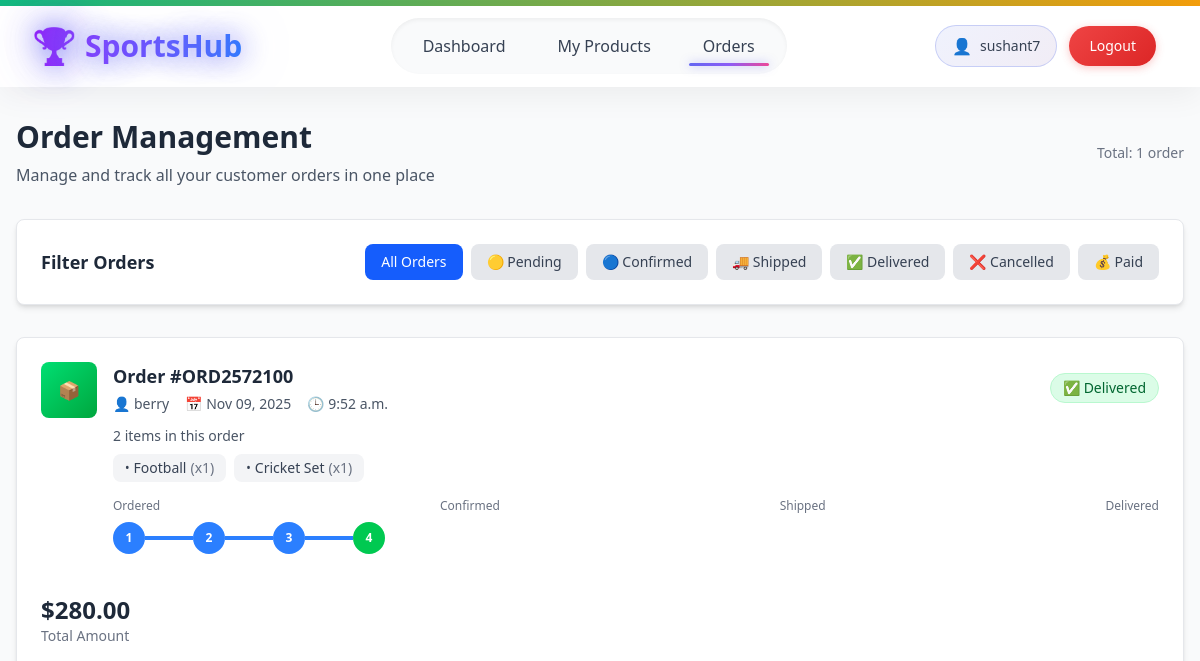
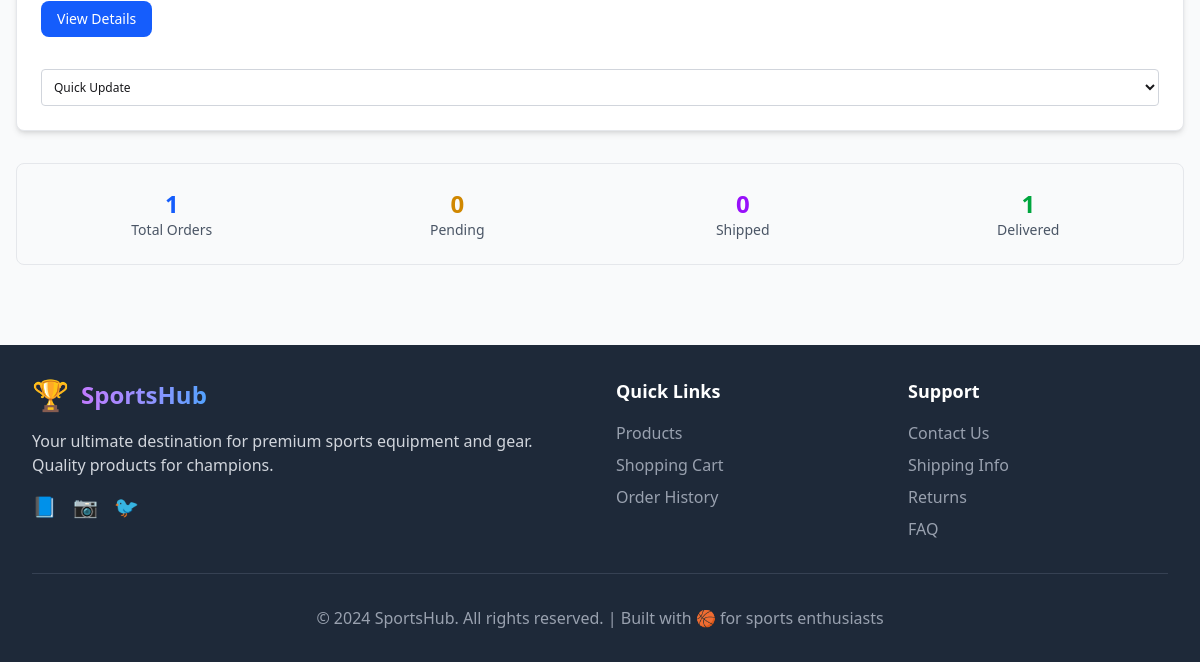
Before: /seller/orders/ (signed in) with the older database file (2 pictures, top to bottom).
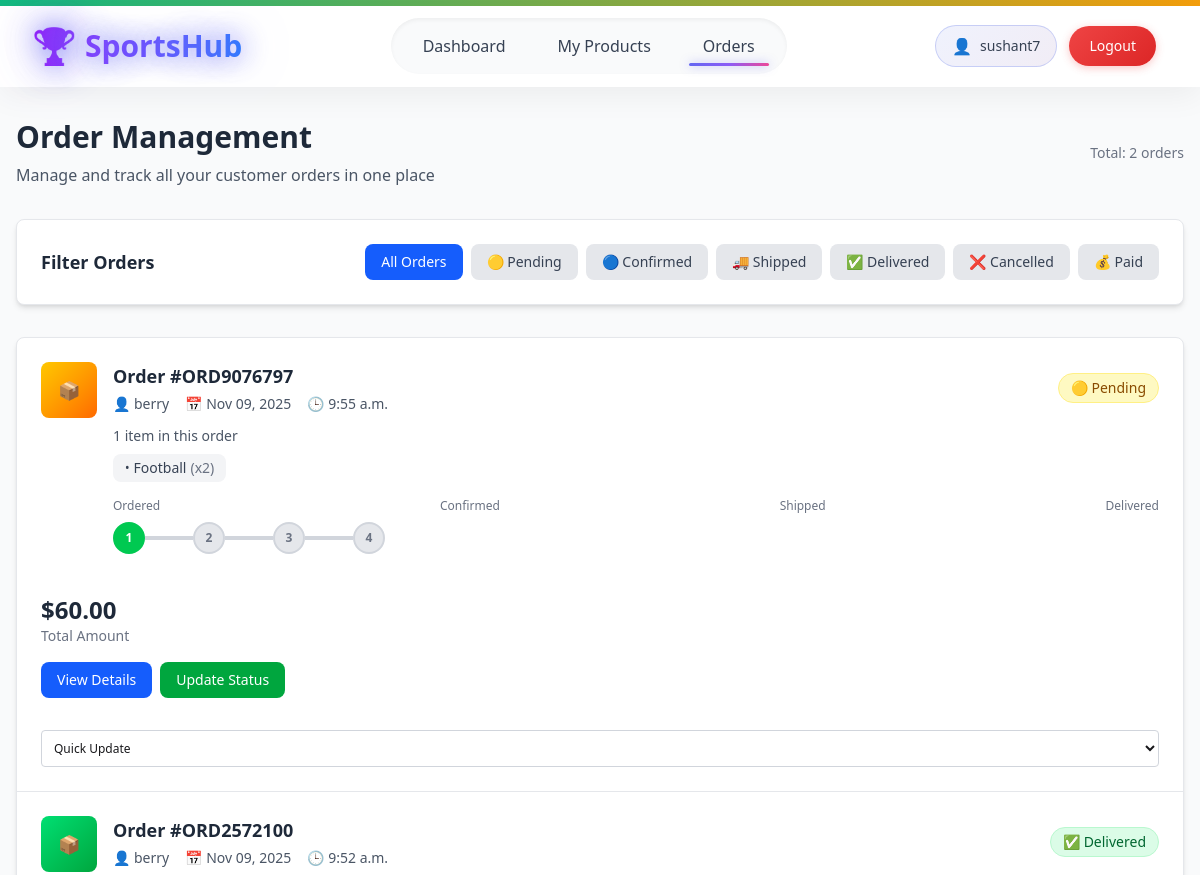
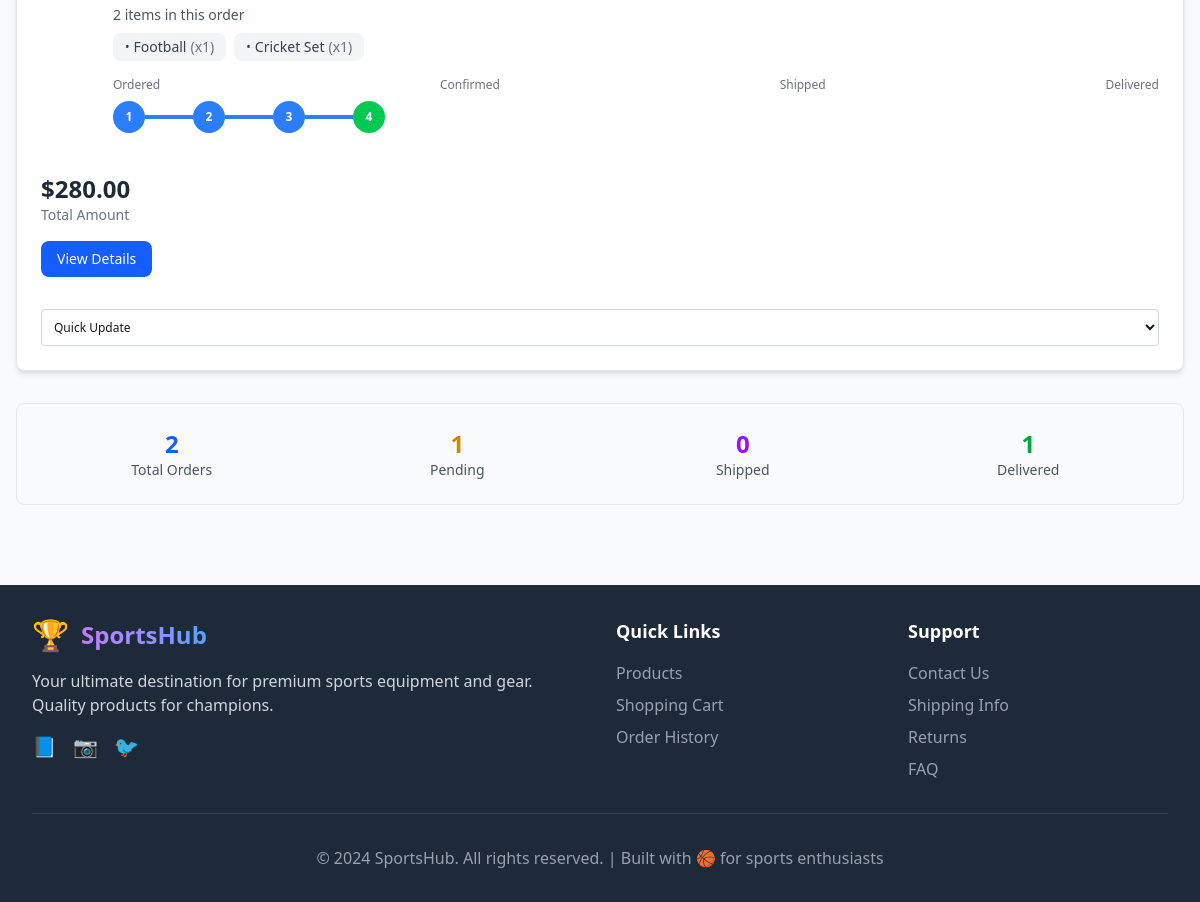
After: the same page with the newer database file (2 pictures, top to bottom).
### shop/models.py (models this page shows, shortened)
class Order(models.Model):
    STATUS_CHOICES = [
        ('pending', '🟡 Pending'),
        ('confirmed', '🔵 Confirmed'),
        ('shipped', '🚚 Shipped'),
        ('delivered', '✅ Delivered'),
        ('cancelled', '❌ Cancelled'),
        ('paid', '💰 Paid'),
    ]
    STATUS_PROGRESSION = ['pending', 'confirmed', 'shipped', 'delivered']
    order_number = models.CharField(max_length=20, unique=True)
    customer = models.ForeignKey(User, on_delete=models.CASCADE, related_name='orders')
    seller = models.ForeignKey(User, on_delete=models.CASCADE, related_name='seller_orders')
    total_amount = models.DecimalField(max_digits=10, decimal_places=2)
    status = models.CharField(max_length=20, choices=STATUS_CHOICES, default='pending')
    shipping_address = models.TextField()
    customer_phone = models.CharField(max_length=15)
    stripe_session_id = models.CharField(max_length=255, blank=True, null=True)  # Add this field
    created_at = models.DateTimeField(auto_now_add=True)
    updated_at = models.DateTimeField(auto_now=True)
    @property
    def status_index(self):
        try:
            return self.STATUS_PROGRESSION.index(self.status)
        except ValueError:
            return -1  # For cancelled status

class OrderItem(models.Model):
    order = models.ForeignKey(Order, related_name='items', on_delete=models.CASCADE)
    product = models.ForeignKey(Product, on_delete=models.CASCADE,related_name='order_items')
    quantity = models.PositiveIntegerField(default=1)
    price = models.DecimalField(max_digits=10, decimal_places=2)  # Price at time of order

class Product(models.Model):
    name = models.CharField(max_length=200)
    description = models.TextField()
    price = models.DecimalField(max_digits=10, decimal_places=2)
    image = models.ImageField(upload_to='products/')
    seller = models.ForeignKey(User, on_delete=models.CASCADE)
    stock_quantity = models.PositiveIntegerField(default=0)
    is_active = models.BooleanField(default=True)
    created_at = models.DateTimeField(auto_now_add=True)

### accounts/models.py (models this page shows, shortened)
class CustomUser(AbstractUser):
    class Roles(models.TextChoices):
        BUYER = "buyer", "Buyer"
        SELLER = "seller", "Seller"
    address = models.CharField(max_length=255, null=True, blank=True)
    phone_number = models.CharField(max_length=10, null=True, blank=True)
    profile_pic = models.ImageField(upload_to="profile_pics", null=True, blank=True)
    role = models.CharField(
        max_length=20,
        choices=Roles.choices,
        default=Roles.BUYER,
    )
    def is_buyer(self):
        return self.role == self.Roles.BUYER
    def is_seller(self):
        return self.role == self.Roles.SELLER

### shop/views.py (the view)
# urls.py: path('orders/', views.order_list, name='order_list'),
@login_required
def order_list(request):
    if not request.user.is_seller():
        messages.error(request, "Access denied. Seller account required.")
        return redirect('accounts:retail_admin_login')
    orders = Order.objects.filter(seller=request.user).order_by('-created_at')
    status_filter = request.GET.get('status')
    if status_filter:
        orders = orders.filter(status=status_filter)
    all_orders = Order.objects.filter(seller=request.user)
    status_counts = {
        'pending': all_orders.filter(status='pending').count(),
        'confirmed': all_orders.filter(status='confirmed').count(),
        'shipped': all_orders.filter(status='shipped').count(),
        'delivered': all_orders.filter(status='delivered').count(),
        'cancelled': all_orders.filter(status='cancelled').count(),
    }
    context = {
        'orders': orders,
        'status_filter': status_filter,
        'status_choices': Order.STATUS_CHOICES,
        'pending_count': status_counts['pending'],
        'confirmed_count': status_counts['confirmed'],
        'shipped_count': status_counts['shipped'],
        'delivered_count': status_counts['delivered'],
        'cancelled_count': status_counts['cancelled'],
    }
    return render(request, 'shop/order_list.html', context)

### shop/templates/shop/order_list.html (shortened to what the changed rows need)
{% extends 'base.html' %}
{% block content %}
<div class="max-w-7xl mx-auto px-4 py-8">
    <div class="flex flex-col lg:flex-row lg:items-center lg:justify-between mb-8">
        <div>
            <h1 class="text-3xl font-bold text-gray-800 mb-2">Order Management</h1>
        </div>
        <div class="mt-4 lg:mt-0">
            <div class="flex items-center space-x-4">
                <span class="text-sm text-gray-500">Total: {{ orders.count }} order{{ orders.count|pluralize }}</span>
            </div>
        </div>
    </div>
    <div class="bg-white p-6 rounded-lg shadow-md border border-gray-200 mb-8">
        <div class="flex flex-col sm:flex-row sm:items-center sm:justify-between gap-4">
            <h2 class="text-lg font-semibold text-gray-800">Filter Orders</h2>
            <div class="flex flex-wrap gap-2">
                <a href="{% url 'shop:order_list' %}"
                   class="px-4 py-2 rounded-lg text-sm font-medium transition-all duration-300
                          {% if not status_filter %}bg-blue-600 text-white{% else %}bg-gray-200 text-gray-700 hover:bg-gray-300{% endif %}">
                    All Orders
                </a>
                {% for status_value, status_display in status_choices %}
                <a href="{% url 'shop:order_list' %}?status={{ status_value }}"
                   class="px-4 py-2 rounded-lg text-sm font-medium transition-all duration-300
                          {% if status_filter == status_value %}bg-blue-600 text-white{% else %}bg-gray-200 text-gray-700 hover:bg-gray-300{% endif %}">
                    {{ status_display }}
                </a>
                {% endfor %}
            </div>
        </div>
    </div>
    <div class="bg-white rounded-lg shadow-md border border-gray-200 overflow-hidden">
        {% if orders %}
        <div class="divide-y divide-gray-200">
            {% for order in orders %}
            <div class="p-6 hover:bg-gray-50 transition-all duration-300">
                <div class="flex flex-col xl:flex-row xl:items-center xl:justify-between gap-6">
                    <div class="flex-1">
                        <div class="flex items-start space-x-4">
                            <div class="flex-shrink-0">
                                <div class="w-14 h-14 bg-gradient-to-br
                                    {% if order.status == 'pending' %}from-yellow-400 to-orange-500
                                    {% elif order.status == 'confirmed' %}from-blue-400 to-blue-600
                                    {% elif order.status == 'shipped' %}from-purple-400 to-purple-600
                                    {% elif order.status == 'delivered' %}from-green-400 to-green-600
                                    {% else %}from-red-400 to-red-600{% endif %}
                                    rounded-lg flex items-center justify-center text-white font-bold">
                                    <span class="text-lg">📦</span>
                                </div>
                            </div>
                            <div class="flex-1">
                                <div class="flex flex-col sm:flex-row sm:items-center sm:justify-between mb-3">
                                    <div>
                                        <h3 class="text-lg font-semibold text-gray-800 mb-1">
                                            Order #{{ order.order_number }}
                                        </h3>
                                        <div class="flex items-center space-x-4 text-sm text-gray-600">
                                            <span class="flex items-center space-x-1">
                                                <span>👤</span>
                                                <span>{{ order.customer.username }}</span>
                                            </span>
                                            <span class="flex items-center space-x-1">
                                                <span>📅</span>
                                                <span>{{ order.created_at|date:"M d, Y" }}</span>
                                            </span>
                                            <span class="flex items-center space-x-1">
                                                <span>🕒</span>
                                                <span>{{ order.created_at|time }}</span>
                                            </span>
                                        </div>
                                    </div>
                                    <div class="mt-2 sm:mt-0">
                                        <span class="inline-flex items-center px-3 py-1 rounded-full text-sm font-medium
                                            {% if order.status == 'pending' %}bg-yellow-100 text-yellow-800 border border-yellow-200
                                            {% elif order.status == 'confirmed' %}bg-blue-100 text-blue-800 border border-blue-200
                                            {% elif order.status == 'shipped' %}bg-purple-100 text-purple-800 border border-purple-200
                                            {% elif order.status == 'delivered' %}bg-green-100 text-green-800 border border-green-200
                                            {% else %}bg-red-100 text-red-800 border border-red-200{% endif %}">
                                            {{ order.get_status_display }}
                                        </span>
                                    </div>
                                </div>
                                <div class="mb-4">
                                    <p class="text-sm text-gray-600 mb-2">
                                        {{ order.items.count }} item{{ order.items.count|pluralize }} in this order
                                    </p>
                                    <div class="flex flex-wrap gap-2">
                                        {% for item in order.items.all|slice:":4" %}
                                        <div class="bg-gray-100 px-3 py-1 rounded-lg text-sm text-gray-700 flex items-center space-x-1">
                                            <span class="text-xs">•</span>
                                            <span>{{ item.product.name|truncatewords:2 }}</span>
                                            <span class="text-gray-500">(x{{ item.quantity }})</span>
                                        </div>
                                        {% endfor %}
                                    </div>
                                </div>
                                <div class="mb-4">
                                    <div class="flex justify-between text-xs text-gray-500 mb-2">
                                        <span>Ordered</span>
                                        <span>Confirmed</span>
                                        <span>Shipped</span>
                                        <span>Delivered</span>
                                    </div>
                                    <div class="flex items-center">
                                        {% with steps="pending confirmed shipped delivered" %}
                                        {% for step in steps.split %}
                                            <div class="flex items-center">
                                                <div class="w-8 h-8 rounded-full flex items-center justify-center text-xs font-bold
                                                    {% if order.status == step %}bg-green-500 text-white border-2 border-green-500
                                                    {% elif order.status_index >= forloop.counter0 %}bg-blue-500 text-white border-2 border-blue-500
                                                    {% else %}bg-gray-200 text-gray-500 border-2 border-gray-300{% endif %}">
                                                    {{ forloop.counter }}
                                                </div>
                                                {% if not forloop.last %}
                                                <div class="w-12 h-1 {% if order.status_index >= forloop.counter %}bg-blue-500{% else %}bg-gray-300{% endif %}"></div>
                                                {% endif %}
                                            </div>
                                        {% endfor %}
                                        {% endwith %}
                                    </div>
                                </div>
                            </div>
                        </div>
                    </div>
                    <div class="xl:text-right">
                        <div class="mb-4">
                            <p class="text-2xl font-bold text-gray-800">${{ order.total_amount }}</p>
                            <p class="text-sm text-gray-500">Total Amount</p>
                        </div>
                        <div class="flex flex-col sm:flex-row xl:flex-col 2xl:flex-row gap-2">
                            <a href="{% url 'shop:order_detail' order.id %}"
                               class="bg-blue-600 text-white px-4 py-2 rounded-lg hover:bg-blue-700 transition-all duration-300 text-sm font-medium text-center">
                                View Details
                            </a>
                            {% if order.status != 'delivered' and order.status != 'cancelled' %}
                            <a href="{% url 'shop:update_order_status' order.id %}"
                               class="bg-green-600 text-white px-4 py-2 rounded-lg hover:bg-green-700 transition-all duration-300 text-sm font-medium text-center">
                                Update Status
                            </a>
                            {% endif %}
                        </div>
                    </div>
                    <div class="mt-2">
                        <select onchange="updateOrderStatus(this, {{ order.id }})"
                                class="w-full text-xs p-2 border border-gray-300 rounded focus:ring-1 focus:ring-blue-500">
                            <option value="">Quick Update</option>
                        </select>
                    </div>
                </div>
            </div>
            {% endfor %}
        </div>
        {% endif %}
    </div>
    {% if orders %}
    <div class="mt-8 bg-gray-50 border border-gray-200 rounded-lg p-6">
        <div class="grid grid-cols-2 md:grid-cols-4 gap-6 text-center">
            <div>
                <p class="text-2xl font-bold text-blue-600">{{ orders.count }}</p>
                <p class="text-sm text-gray-600">Total Orders</p>
            </div>
            <div>
                <p class="text-2xl font-bold text-yellow-600">{{ pending_count }}</p>
                <p class="text-sm text-gray-600">Pending</p>
            </div>
            <div>
                <p class="text-2xl font-bold text-purple-600">{{ shipped_count }}</p>
                <p class="text-sm text-gray-600">Shipped</p>
            </div>
            <div>
                <p class="text-2xl font-bold text-green-600">{{ delivered_count }}</p>
                <p class="text-sm text-gray-600">Delivered</p>
            </div>
        </div>
    </div>
    {% endif %}
</div>
{% endblock %}

Changed rows visible on the page:
added Order: order_number "ORD9076797", customer.username "berry", created_at "Nov 09, 2025", created_at "9:55 a.m.", status "🟡 Pending", items.count "1", total_amount "60.00", shows "Update Status"
added OrderItem: product.name "Football", quantity "2", shown under "ORD9076797"
Other visible differences:
{{ orders.count }}: "1" → "2"
{{ pending_count }}: "0" → "1"
